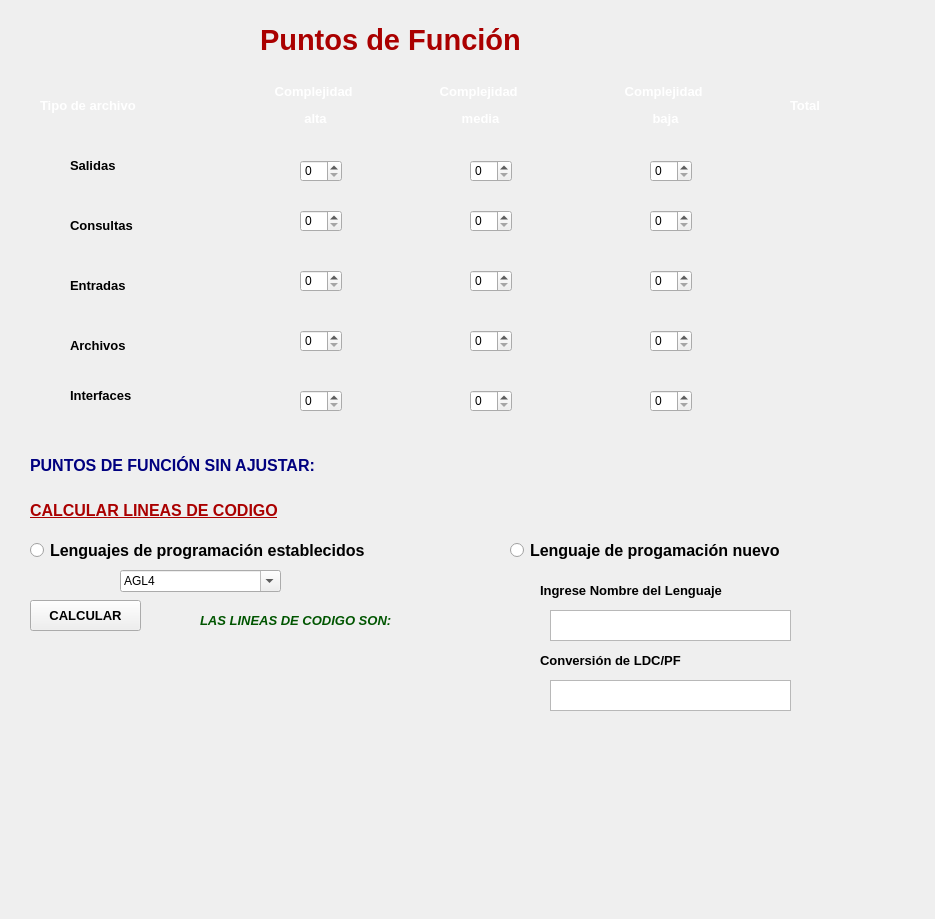
<?xml version="1.0" encoding="UTF-8"?>
<ui version="4.0">
 <class>Form</class>
 <widget class="QWidget" name="Form">
  <property name="geometry">
   <rect>
    <x>0</x>
    <y>0</y>
    <width>935</width>
    <height>919</height>
   </rect>
  </property>
  <property name="windowTitle">
   <string>Form</string>
  </property>
  <widget class="QLabel" name="label">
   <property name="geometry">
    <rect>
     <x>260</x>
     <y>10</y>
     <width>371</width>
     <height>61</height>
    </rect>
   </property>
   <property name="font">
    <font>
     <pointsize>22</pointsize>
     <weight>75</weight>
     <bold>true</bold>
    </font>
   </property>
   <property name="text">
    <string>&lt;html&gt;&lt;head/&gt;&lt;body&gt;&lt;p&gt;&lt;span style=&quot; color:#aa0000;&quot;&gt;Puntos de Función&lt;/span&gt;&lt;/p&gt;&lt;/body&gt;&lt;/html&gt;</string>
   </property>
  </widget>
  <widget class="QLabel" name="label_6">
   <property name="geometry">
    <rect>
     <x>20</x>
     <y>70</y>
     <width>901</width>
     <height>381</height>
    </rect>
   </property>
   <property name="text">
    <string/>
   </property>
   <property name="pixmap">
    <pixmap>tabla.png</pixmap>
   </property>
   <property name="scaledContents">
    <bool>true</bool>
   </property>
  </widget>
  <widget class="QLabel" name="label_2">
   <property name="geometry">
    <rect>
     <x>40</x>
     <y>90</y>
     <width>151</width>
     <height>31</height>
    </rect>
   </property>
   <property name="font">
    <font>
     <pointsize>10</pointsize>
     <weight>75</weight>
     <bold>true</bold>
    </font>
   </property>
   <property name="text">
    <string>&lt;html&gt;&lt;head/&gt;&lt;body&gt;&lt;p&gt;&lt;span style=&quot; color:#ffffff;&quot;&gt;Tipo de archivo&lt;/span&gt;&lt;/p&gt;&lt;/body&gt;&lt;/html&gt;</string>
   </property>
  </widget>
  <widget class="QLabel" name="label_3">
   <property name="geometry">
    <rect>
     <x>230</x>
     <y>80</y>
     <width>171</width>
     <height>51</height>
    </rect>
   </property>
   <property name="font">
    <font>
     <pointsize>10</pointsize>
     <weight>75</weight>
     <bold>true</bold>
    </font>
   </property>
   <property name="text">
    <string>&lt;html&gt;&lt;head/&gt;&lt;body&gt;&lt;p align=&quot;center&quot;&gt;&lt;span style=&quot; color:#ffffff;&quot;&gt;Complejidad &lt;/span&gt;&lt;/p&gt;&lt;p align=&quot;center&quot;&gt;&lt;span style=&quot; color:#ffffff;&quot;&gt;alta&lt;/span&gt;&lt;/p&gt;&lt;/body&gt;&lt;/html&gt;</string>
   </property>
  </widget>
  <widget class="QLabel" name="label_4">
   <property name="geometry">
    <rect>
     <x>380</x>
     <y>80</y>
     <width>201</width>
     <height>51</height>
    </rect>
   </property>
   <property name="font">
    <font>
     <pointsize>10</pointsize>
     <weight>75</weight>
     <bold>true</bold>
    </font>
   </property>
   <property name="text">
    <string>&lt;html&gt;&lt;head/&gt;&lt;body&gt;&lt;p align=&quot;center&quot;&gt;&lt;span style=&quot; color:#ffffff;&quot;&gt;Complejidad &lt;/span&gt;&lt;/p&gt;&lt;p align=&quot;center&quot;&gt;&lt;span style=&quot; color:#ffffff;&quot;&gt;media&lt;/span&gt;&lt;/p&gt;&lt;/body&gt;&lt;/html&gt;</string>
   </property>
  </widget>
  <widget class="QLabel" name="label_5">
   <property name="geometry">
    <rect>
     <x>590</x>
     <y>80</y>
     <width>151</width>
     <height>51</height>
    </rect>
   </property>
   <property name="font">
    <font>
     <pointsize>10</pointsize>
     <weight>75</weight>
     <bold>true</bold>
    </font>
   </property>
   <property name="text">
    <string>&lt;html&gt;&lt;head/&gt;&lt;body&gt;&lt;p align=&quot;center&quot;&gt;&lt;span style=&quot; color:#ffffff;&quot;&gt;Complejidad &lt;/span&gt;&lt;/p&gt;&lt;p align=&quot;center&quot;&gt;&lt;span style=&quot; color:#ffffff;&quot;&gt;baja&lt;/span&gt;&lt;/p&gt;&lt;/body&gt;&lt;/html&gt;</string>
   </property>
  </widget>
  <widget class="QLabel" name="label_7">
   <property name="geometry">
    <rect>
     <x>790</x>
     <y>90</y>
     <width>51</width>
     <height>31</height>
    </rect>
   </property>
   <property name="font">
    <font>
     <pointsize>10</pointsize>
     <weight>75</weight>
     <bold>true</bold>
    </font>
   </property>
   <property name="text">
    <string>&lt;html&gt;&lt;head/&gt;&lt;body&gt;&lt;p&gt;&lt;span style=&quot; color:#ffffff;&quot;&gt;Total&lt;/span&gt;&lt;/p&gt;&lt;/body&gt;&lt;/html&gt;</string>
   </property>
  </widget>
  <widget class="QLabel" name="label_8">
   <property name="geometry">
    <rect>
     <x>70</x>
     <y>140</y>
     <width>71</width>
     <height>51</height>
    </rect>
   </property>
   <property name="font">
    <font>
     <pointsize>10</pointsize>
     <weight>75</weight>
     <bold>true</bold>
    </font>
   </property>
   <property name="text">
    <string>&lt;html&gt;&lt;head/&gt;&lt;body&gt;&lt;p&gt;Salidas&lt;/p&gt;&lt;/body&gt;&lt;/html&gt;</string>
   </property>
  </widget>
  <widget class="QLabel" name="label_9">
   <property name="geometry">
    <rect>
     <x>70</x>
     <y>200</y>
     <width>91</width>
     <height>51</height>
    </rect>
   </property>
   <property name="font">
    <font>
     <pointsize>10</pointsize>
     <weight>75</weight>
     <bold>true</bold>
    </font>
   </property>
   <property name="text">
    <string>&lt;html&gt;&lt;head/&gt;&lt;body&gt;&lt;p&gt;Consultas&lt;/p&gt;&lt;/body&gt;&lt;/html&gt;</string>
   </property>
  </widget>
  <widget class="QLabel" name="label_10">
   <property name="geometry">
    <rect>
     <x>70</x>
     <y>260</y>
     <width>91</width>
     <height>51</height>
    </rect>
   </property>
   <property name="font">
    <font>
     <pointsize>10</pointsize>
     <weight>75</weight>
     <bold>true</bold>
    </font>
   </property>
   <property name="text">
    <string>&lt;html&gt;&lt;head/&gt;&lt;body&gt;&lt;p&gt;Entradas&lt;/p&gt;&lt;/body&gt;&lt;/html&gt;</string>
   </property>
  </widget>
  <widget class="QLabel" name="label_11">
   <property name="geometry">
    <rect>
     <x>70</x>
     <y>320</y>
     <width>91</width>
     <height>51</height>
    </rect>
   </property>
   <property name="font">
    <font>
     <pointsize>10</pointsize>
     <weight>75</weight>
     <bold>true</bold>
    </font>
   </property>
   <property name="text">
    <string>&lt;html&gt;&lt;head/&gt;&lt;body&gt;&lt;p&gt;Archivos&lt;/p&gt;&lt;/body&gt;&lt;/html&gt;</string>
   </property>
  </widget>
  <widget class="QLabel" name="label_12">
   <property name="geometry">
    <rect>
     <x>70</x>
     <y>370</y>
     <width>101</width>
     <height>51</height>
    </rect>
   </property>
   <property name="font">
    <font>
     <pointsize>10</pointsize>
     <weight>75</weight>
     <bold>true</bold>
    </font>
   </property>
   <property name="text">
    <string>&lt;html&gt;&lt;head/&gt;&lt;body&gt;&lt;p&gt;Interfaces&lt;/p&gt;&lt;/body&gt;&lt;/html&gt;</string>
   </property>
  </widget>
  <widget class="QSpinBox" name="spinBox">
   <property name="geometry">
    <rect>
     <x>300</x>
     <y>160</y>
     <width>42</width>
     <height>22</height>
    </rect>
   </property>
   <property name="minimum">
    <number>0</number>
   </property>
  </widget>
  <widget class="QSpinBox" name="spinBox_2">
   <property name="geometry">
    <rect>
     <x>300</x>
     <y>210</y>
     <width>42</width>
     <height>22</height>
    </rect>
   </property>
  </widget>
  <widget class="QSpinBox" name="spinBox_3">
   <property name="geometry">
    <rect>
     <x>300</x>
     <y>270</y>
     <width>42</width>
     <height>22</height>
    </rect>
   </property>
  </widget>
  <widget class="QSpinBox" name="spinBox_4">
   <property name="geometry">
    <rect>
     <x>300</x>
     <y>330</y>
     <width>42</width>
     <height>22</height>
    </rect>
   </property>
  </widget>
  <widget class="QSpinBox" name="spinBox_5">
   <property name="geometry">
    <rect>
     <x>300</x>
     <y>390</y>
     <width>42</width>
     <height>22</height>
    </rect>
   </property>
  </widget>
  <widget class="QSpinBox" name="spinBox_6">
   <property name="geometry">
    <rect>
     <x>470</x>
     <y>330</y>
     <width>42</width>
     <height>22</height>
    </rect>
   </property>
  </widget>
  <widget class="QSpinBox" name="spinBox_7">
   <property name="geometry">
    <rect>
     <x>470</x>
     <y>270</y>
     <width>42</width>
     <height>22</height>
    </rect>
   </property>
  </widget>
  <widget class="QSpinBox" name="spinBox_8">
   <property name="geometry">
    <rect>
     <x>470</x>
     <y>160</y>
     <width>42</width>
     <height>22</height>
    </rect>
   </property>
  </widget>
  <widget class="QSpinBox" name="spinBox_9">
   <property name="geometry">
    <rect>
     <x>470</x>
     <y>210</y>
     <width>42</width>
     <height>22</height>
    </rect>
   </property>
  </widget>
  <widget class="QSpinBox" name="spinBox_10">
   <property name="geometry">
    <rect>
     <x>470</x>
     <y>390</y>
     <width>42</width>
     <height>22</height>
    </rect>
   </property>
  </widget>
  <widget class="QSpinBox" name="spinBox_11">
   <property name="geometry">
    <rect>
     <x>650</x>
     <y>330</y>
     <width>42</width>
     <height>22</height>
    </rect>
   </property>
  </widget>
  <widget class="QSpinBox" name="spinBox_12">
   <property name="geometry">
    <rect>
     <x>650</x>
     <y>270</y>
     <width>42</width>
     <height>22</height>
    </rect>
   </property>
  </widget>
  <widget class="QSpinBox" name="spinBox_13">
   <property name="geometry">
    <rect>
     <x>650</x>
     <y>160</y>
     <width>42</width>
     <height>22</height>
    </rect>
   </property>
  </widget>
  <widget class="QSpinBox" name="spinBox_14">
   <property name="geometry">
    <rect>
     <x>650</x>
     <y>210</y>
     <width>42</width>
     <height>22</height>
    </rect>
   </property>
  </widget>
  <widget class="QSpinBox" name="spinBox_15">
   <property name="geometry">
    <rect>
     <x>650</x>
     <y>390</y>
     <width>42</width>
     <height>22</height>
    </rect>
   </property>
  </widget>
  <widget class="QLabel" name="label_13">
   <property name="geometry">
    <rect>
     <x>800</x>
     <y>160</y>
     <width>71</width>
     <height>21</height>
    </rect>
   </property>
   <property name="font">
    <font>
     <pointsize>12</pointsize>
    </font>
   </property>
   <property name="text">
    <string/>
   </property>
  </widget>
  <widget class="QLabel" name="label_14">
   <property name="geometry">
    <rect>
     <x>800</x>
     <y>210</y>
     <width>71</width>
     <height>21</height>
    </rect>
   </property>
   <property name="font">
    <font>
     <pointsize>12</pointsize>
    </font>
   </property>
   <property name="text">
    <string/>
   </property>
  </widget>
  <widget class="QLabel" name="label_15">
   <property name="geometry">
    <rect>
     <x>800</x>
     <y>270</y>
     <width>71</width>
     <height>21</height>
    </rect>
   </property>
   <property name="font">
    <font>
     <pointsize>12</pointsize>
    </font>
   </property>
   <property name="text">
    <string/>
   </property>
  </widget>
  <widget class="QLabel" name="label_16">
   <property name="geometry">
    <rect>
     <x>800</x>
     <y>330</y>
     <width>71</width>
     <height>21</height>
    </rect>
   </property>
   <property name="font">
    <font>
     <pointsize>12</pointsize>
    </font>
   </property>
   <property name="text">
    <string/>
   </property>
  </widget>
  <widget class="QLabel" name="label_17">
   <property name="geometry">
    <rect>
     <x>800</x>
     <y>390</y>
     <width>71</width>
     <height>21</height>
    </rect>
   </property>
   <property name="font">
    <font>
     <pointsize>12</pointsize>
    </font>
   </property>
   <property name="text">
    <string/>
   </property>
  </widget>
  <widget class="QLabel" name="label_18">
   <property name="geometry">
    <rect>
     <x>30</x>
     <y>450</y>
     <width>381</width>
     <height>31</height>
    </rect>
   </property>
   <property name="font">
    <font>
     <pointsize>12</pointsize>
    </font>
   </property>
   <property name="text">
    <string>&lt;html&gt;&lt;head/&gt;&lt;body&gt;&lt;p&gt;&lt;span style=&quot; font-weight:600; color:#00007f;&quot;&gt;PUNTOS DE FUNCIÓN SIN AJUSTAR:&lt;/span&gt;&lt;/p&gt;&lt;/body&gt;&lt;/html&gt;</string>
   </property>
  </widget>
  <widget class="QLabel" name="label_19">
   <property name="geometry">
    <rect>
     <x>370</x>
     <y>450</y>
     <width>101</width>
     <height>21</height>
    </rect>
   </property>
   <property name="font">
    <font>
     <pointsize>12</pointsize>
    </font>
   </property>
   <property name="text">
    <string/>
   </property>
  </widget>
  <widget class="QLabel" name="label_20">
   <property name="geometry">
    <rect>
     <x>30</x>
     <y>490</y>
     <width>371</width>
     <height>41</height>
    </rect>
   </property>
   <property name="font">
    <font>
     <pointsize>12</pointsize>
     <weight>75</weight>
     <bold>true</bold>
     <underline>true</underline>
    </font>
   </property>
   <property name="text">
    <string>&lt;html&gt;&lt;head/&gt;&lt;body&gt;&lt;p&gt;&lt;span style=&quot; font-weight:600; color:#aa0000;&quot;&gt;CALCULAR LINEAS DE CODIGO&lt;/span&gt;&lt;/p&gt;&lt;/body&gt;&lt;/html&gt;</string>
   </property>
  </widget>
  <widget class="QRadioButton" name="radioButton">
   <property name="geometry">
    <rect>
     <x>30</x>
     <y>530</y>
     <width>441</width>
     <height>41</height>
    </rect>
   </property>
   <property name="font">
    <font>
     <pointsize>12</pointsize>
     <weight>75</weight>
     <bold>true</bold>
    </font>
   </property>
   <property name="text">
    <string>Lenguajes de programación establecidos</string>
   </property>
  </widget>
  <widget class="QRadioButton" name="radioButton_2">
   <property name="geometry">
    <rect>
     <x>510</x>
     <y>530</y>
     <width>391</width>
     <height>41</height>
    </rect>
   </property>
   <property name="font">
    <font>
     <pointsize>12</pointsize>
     <weight>75</weight>
     <bold>true</bold>
    </font>
   </property>
   <property name="text">
    <string>Lenguaje de progamación nuevo</string>
   </property>
  </widget>
  <widget class="QComboBox" name="comboBox">
   <property name="geometry">
    <rect>
     <x>120</x>
     <y>570</y>
     <width>161</width>
     <height>22</height>
    </rect>
   </property>
   <property name="editable">
    <bool>true</bool>
   </property>
   <property name="currentIndex">
    <number>0</number>
   </property>
   <item>
    <property name="text">
     <string>AGL4</string>
    </property>
   </item>
   <item>
    <property name="text">
     <string>Ada83</string>
    </property>
   </item>
   <item>
    <property name="text">
     <string>Ada95</string>
    </property>
   </item>
   <item>
    <property name="text">
     <string>APL</string>
    </property>
   </item>
   <item>
    <property name="text">
     <string>BASIC-compilado</string>
    </property>
   </item>
   <item>
    <property name="text">
     <string>BASIC-interpretado</string>
    </property>
   </item>
   <item>
    <property name="text">
     <string>BASIC ANSI/Quick/Turbo</string>
    </property>
   </item>
   <item>
    <property name="text">
     <string>C</string>
    </property>
   </item>
   <item>
    <property name="text">
     <string>C++</string>
    </property>
   </item>
   <item>
    <property name="text">
     <string>Clipper</string>
    </property>
   </item>
   <item>
    <property name="text">
     <string>Cobol ANSI 85</string>
    </property>
   </item>
   <item>
    <property name="text">
     <string>Delphi 1</string>
    </property>
   </item>
   <item>
    <property name="text">
     <string>Ensamblador</string>
    </property>
   </item>
   <item>
    <property name="text">
     <string>Ensamblador (Macro)</string>
    </property>
   </item>
   <item>
    <property name="text">
     <string>Forth</string>
    </property>
   </item>
   <item>
    <property name="text">
     <string>Fortran 77</string>
    </property>
   </item>
   <item>
    <property name="text">
     <string>FoxPro 2.5</string>
    </property>
   </item>
   <item>
    <property name="text">
     <string>Java</string>
    </property>
   </item>
   <item>
    <property name="text">
     <string>Modula 2</string>
    </property>
   </item>
   <item>
    <property name="text">
     <string>Oracle</string>
    </property>
   </item>
   <item>
    <property name="text">
     <string>Oracle 2000</string>
    </property>
   </item>
   <item>
    <property name="text">
     <string>Paradox</string>
    </property>
   </item>
   <item>
    <property name="text">
     <string>Pascal</string>
    </property>
   </item>
   <item>
    <property name="text">
     <string>Pascal Turbo 5</string>
    </property>
   </item>
   <item>
    <property name="text">
     <string>Power Builder</string>
    </property>
   </item>
   <item>
    <property name="text">
     <string>Prolog</string>
    </property>
   </item>
   <item>
    <property name="text">
     <string>Visual Basic 3</string>
    </property>
   </item>
   <item>
    <property name="text">
     <string>Visual C++</string>
    </property>
   </item>
   <item>
    <property name="text">
     <string>Visual Cobol</string>
    </property>
   </item>
  </widget>
  <widget class="QLabel" name="label_21">
   <property name="geometry">
    <rect>
     <x>540</x>
     <y>580</y>
     <width>301</width>
     <height>21</height>
    </rect>
   </property>
   <property name="font">
    <font>
     <pointsize>10</pointsize>
     <weight>75</weight>
     <bold>true</bold>
    </font>
   </property>
   <property name="text">
    <string>Ingrese Nombre del Lenguaje</string>
   </property>
  </widget>
  <widget class="QTextEdit" name="textEdit">
   <property name="geometry">
    <rect>
     <x>550</x>
     <y>610</y>
     <width>241</width>
     <height>31</height>
    </rect>
   </property>
   <property name="html">
    <string>&lt;!DOCTYPE HTML PUBLIC &quot;-//W3C//DTD HTML 4.0//EN&quot; &quot;http://www.w3.org/TR/REC-html40/strict.dtd&quot;&gt;
&lt;html&gt;&lt;head&gt;&lt;meta name=&quot;qrichtext&quot; content=&quot;1&quot; /&gt;&lt;style type=&quot;text/css&quot;&gt;
p, li { white-space: pre-wrap; }
&lt;/style&gt;&lt;/head&gt;&lt;body style=&quot; font-family:'MS Shell Dlg 2'; font-size:8.25pt; font-weight:400; font-style:normal;&quot;&gt;
&lt;p style=&quot;-qt-paragraph-type:empty; margin-top:0px; margin-bottom:0px; margin-left:0px; margin-right:0px; -qt-block-indent:0; text-indent:0px; font-size:7.8pt;&quot;&gt;&lt;br /&gt;&lt;/p&gt;&lt;/body&gt;&lt;/html&gt;</string>
   </property>
  </widget>
  <widget class="QLabel" name="label_22">
   <property name="geometry">
    <rect>
     <x>540</x>
     <y>650</y>
     <width>301</width>
     <height>21</height>
    </rect>
   </property>
   <property name="font">
    <font>
     <pointsize>10</pointsize>
     <weight>75</weight>
     <bold>true</bold>
    </font>
   </property>
   <property name="text">
    <string>Conversión de LDC/PF</string>
   </property>
  </widget>
  <widget class="QTextEdit" name="textEdit_2">
   <property name="geometry">
    <rect>
     <x>550</x>
     <y>680</y>
     <width>241</width>
     <height>31</height>
    </rect>
   </property>
   <property name="html">
    <string>&lt;!DOCTYPE HTML PUBLIC &quot;-//W3C//DTD HTML 4.0//EN&quot; &quot;http://www.w3.org/TR/REC-html40/strict.dtd&quot;&gt;
&lt;html&gt;&lt;head&gt;&lt;meta name=&quot;qrichtext&quot; content=&quot;1&quot; /&gt;&lt;style type=&quot;text/css&quot;&gt;
p, li { white-space: pre-wrap; }
&lt;/style&gt;&lt;/head&gt;&lt;body style=&quot; font-family:'MS Shell Dlg 2'; font-size:8.25pt; font-weight:400; font-style:normal;&quot;&gt;
&lt;p style=&quot;-qt-paragraph-type:empty; margin-top:0px; margin-bottom:0px; margin-left:0px; margin-right:0px; -qt-block-indent:0; text-indent:0px; font-size:7.8pt;&quot;&gt;&lt;br /&gt;&lt;/p&gt;&lt;/body&gt;&lt;/html&gt;</string>
   </property>
  </widget>
  <widget class="QPushButton" name="pushButton">
   <property name="geometry">
    <rect>
     <x>30</x>
     <y>600</y>
     <width>111</width>
     <height>31</height>
    </rect>
   </property>
   <property name="font">
    <font>
     <pointsize>10</pointsize>
     <weight>75</weight>
     <bold>true</bold>
    </font>
   </property>
   <property name="text">
    <string>CALCULAR</string>
   </property>
  </widget>
  <widget class="QLabel" name="label_23">
   <property name="geometry">
    <rect>
     <x>200</x>
     <y>610</y>
     <width>301</width>
     <height>21</height>
    </rect>
   </property>
   <property name="font">
    <font>
     <pointsize>10</pointsize>
     <weight>75</weight>
     <bold>true</bold>
    </font>
   </property>
   <property name="text">
    <string>&lt;html&gt;&lt;head/&gt;&lt;body&gt;&lt;p&gt;&lt;span style=&quot; font-style:italic; color:#005500;&quot;&gt;LAS LINEAS DE CODIGO SON:&lt;/span&gt;&lt;/p&gt;&lt;/body&gt;&lt;/html&gt;</string>
   </property>
  </widget>
  <widget class="QLabel" name="label_24">
   <property name="geometry">
    <rect>
     <x>390</x>
     <y>610</y>
     <width>121</width>
     <height>16</height>
    </rect>
   </property>
   <property name="font">
    <font>
     <pointsize>10</pointsize>
    </font>
   </property>
   <property name="text">
    <string/>
   </property>
  </widget>
  <widget class="QLabel" name="label_25">
   <property name="geometry">
    <rect>
     <x>40</x>
     <y>20</y>
     <width>55</width>
     <height>41</height>
    </rect>
   </property>
   <property name="text">
    <string/>
   </property>
   <property name="pixmap">
    <pixmap>back.png</pixmap>
   </property>
   <property name="scaledContents">
    <bool>true</bool>
   </property>
  </widget>
  <widget class="QLabel" name="label_26">
   <property name="geometry">
    <rect>
     <x>490</x>
     <y>440</y>
     <width>161</width>
     <height>81</height>
    </rect>
   </property>
   <property name="text">
    <string/>
   </property>
   <property name="pixmap">
    <pixmap>guardar.png</pixmap>
   </property>
   <property name="scaledContents">
    <bool>true</bool>
   </property>
  </widget>
 </widget>
 <resources/>
 <connections/>
</ui>
